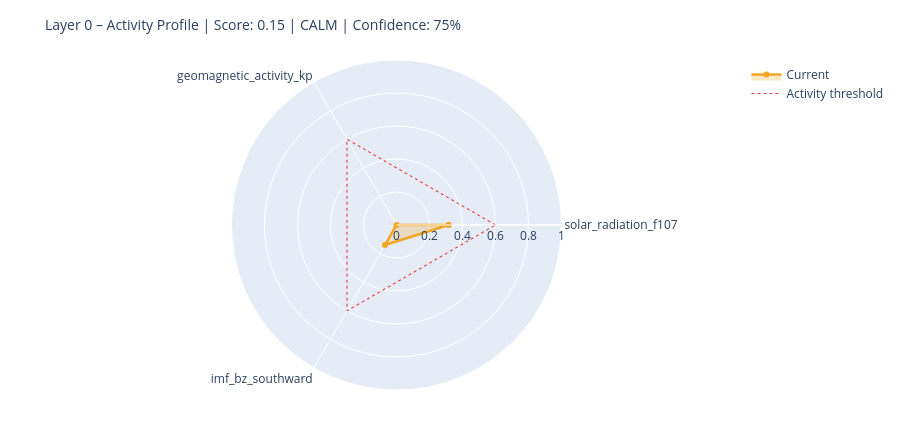

Notebook cell for this chart:
### Markdown cell above
---
## 6. State Assessment & Handoff to Layer 1

### Code cell
# ============================================================
# STEP 1 – Collect raw values with source modes
# Mode: 'primary' | 'fallback_3h' | 'last_valid' | 'missing'
# ============================================================

def safe_last(df, col):
    if df is None or col not in df.columns: return None
    s = df[col].dropna()
    return float(s.iloc[-1]) if not s.empty else None

f107_now = safe_last(df_f107, 'f10.7')
bz_now   = safe_last(df_mag,  'bz_gsm')
kp_now   = safe_last(df_kp,   'kp')
sw_now   = safe_last(df_sw,   'speed')

source_modes = {
    'F10.7':    'primary'  if f107_now is not None else 'missing',
    'Kp':       'primary'  if kp_now   is not None else 'missing',
    'IMF_Bz':   'primary'  if bz_now   is not None else 'missing',
    'SW_speed': 'primary'  if sw_now   is not None else 'missing',
}

# Kp Fallback – 3h endpoint
if kp_now is None:
    try:
        r = requests.get(
            'https://services.swpc.noaa.gov/json/noaa-planetary-k-index.json',
            timeout=10)
        r.raise_for_status()
        fb = pd.DataFrame(r.json())
        tc = next((c for c in fb.columns if 'time' in c.lower()), fb.columns[0])
        kc = next((c for c in fb.columns if 'kp' in c.lower() and c != tc), None)
        if kc:
            fb[kc] = fb[kc].astype(str).str.extract(r'([0-9]+(?:\.[0-9]*)?)')[0]
            fb[kc] = pd.to_numeric(fb[kc], errors='coerce')
            fb = fb[fb[kc] >= 0].dropna(subset=[kc])
            if not fb.empty:
                kp_now = float(fb[kc].iloc[-1])
                source_modes['Kp'] = 'fallback_3h'
                print(f'  Kp fallback (3h): {kp_now:.1f}')
    except Exception as e:
        print(f'  Kp fallback failed: {e}')

# Solar Wind Fallback – last valid value
if sw_now is None and df_sw is not None and 'speed' in df_sw.columns:
    s = df_sw['speed'].dropna()
    if not s.empty:
        sw_now = float(s.iloc[-1])
        source_modes['SW_speed'] = 'last_valid'
        print(f'  SW fallback (last_valid): {sw_now:.0f} km/s')

print()
print('Source modes:', source_modes)

# ============================================================
# STEP 2 – Score from available components only
# ============================================================

def norm(v, lo, hi):
    if v is None: return None
    return max(0.0, min(1.0, (v - lo) / (hi - lo)))

COMPONENTS = {
    'solar_radiation_f107':    (f107_now, norm(f107_now, 60, 250)),
    'geomagnetic_activity_kp': (kp_now,   norm(kp_now,   0,   9)),
    'imf_bz_southward':        (bz_now,   norm(-(bz_now or 0) if bz_now else None, -5, 30)
                                           if bz_now is not None else None),
    'solar_wind_speed':        (sw_now,   norm(sw_now, 300, 800)),
}

available   = {k: v[1] for k, v in COMPONENTS.items() if v[1] is not None}
unavailable = [k for k, v in COMPONENTS.items() if v[1] is None]

layer0_score = round(sum(available.values()) / len(available), 4) if available else None
confidence   = round(len(available) / len(COMPONENTS), 2)

level = ('unknown'  if layer0_score is None
         else 'calm'     if layer0_score < 0.3
         else 'moderate' if layer0_score < 0.6
         else 'active')

# ============================================================
# STEP 3 – Dominant Driver
# ============================================================

def dominant_driver(kp, f107, bz, sw):
    candidates = []
    if kp   is not None and kp   >= 4:   candidates.append(('geomagnetic',    kp / 9))
    if sw   is not None and sw   >= 500:  candidates.append(('solar_wind',     sw / 800))
    if bz   is not None and bz   <= -5:   candidates.append(('imf_southward',  abs(bz) / 30))
    if f107 is not None and f107 >= 150:  candidates.append(('solar_radiation',f107 / 250))
    return max(candidates, key=lambda x: x[1])[0] if candidates else 'none'

driver = dominant_driver(kp_now, f107_now, bz_now, sw_now)

# ============================================================
# STEP 4 – Downstream expectations
# ============================================================

def downstream_expectation(driver, score, kp, bz, f107):
    exp = {
        'magnetosphere':        'calm',
        'ionosphere':           'calm',
        'schumann_resonance':   'unchanged',
        'lithosphere_currents': 'low',
    }
    if driver == 'geomagnetic' or (kp and kp >= 5):
        exp['magnetosphere']        = 'compressed / storm'
        exp['ionosphere']           = 'elevated disturbance (TEC variability)'
        exp['schumann_resonance']   = 'elevated amplitude possible'
        exp['lithosphere_currents'] = 'elevated induction currents'
    elif driver == 'imf_southward' or (bz and bz <= -5):
        exp['magnetosphere']        = 'energy coupling active'
        exp['ionosphere']           = 'elevated electron density possible'
        exp['schumann_resonance']   = 'slight modulation possible'
    elif driver == 'solar_radiation' or (f107 and f107 >= 150):
        exp['ionosphere']           = 'elevated ionization (F-layer)'
        exp['schumann_resonance']   = 'slightly elevated background activity'
    return exp

downstream = downstream_expectation(driver, layer0_score, kp_now, bz_now, f107_now)

# ============================================================
# CONSOLE OUTPUT
# ============================================================

W = 58
print('=' * W)
print('LAYER 0 – STATE ASSESSMENT')
print('=' * W)
for name, (raw_v, score_v) in COMPONENTS.items():
    if score_v is not None:
        bar = '█' * int(score_v * 20) + '░' * (20 - int(score_v * 20))
        print(f'  {name:<35}  {bar}  {score_v:.2f}')
    else:
        print(f'  {name:<35}  {"─" * 20}  n/a')
print('-' * W)
print(f'  Score ({len(available)}/{len(COMPONENTS)} components):  {layer0_score:.3f}')
print(f'  Confidence:         {confidence:.0%}')
print(f'  Level:              {level.upper()}')
print(f'  Dominant Driver:    {driver}')

# Radar chart
cats = list(available.keys())
vals = list(available.values())
if len(cats) >= 3:
    fig = go.Figure()
    fig.add_trace(go.Scatterpolar(
        r=vals + [vals[0]], theta=cats + [cats[0]],
        fill='toself', fillcolor='rgba(242,166,35,0.25)',
        line=dict(color='#F2A623', width=2.5), name='Current'
    ))
    fig.add_trace(go.Scatterpolar(
        r=[0.6] * (len(cats) + 1), theta=cats + [cats[0]],
        line=dict(color='#E24B4A', dash='dot', width=1.2),
        mode='lines', name='Activity threshold'
    ))
    fig.update_layout(
        title=dict(text=f'Layer 0 – Activity Profile | Score: {layer0_score:.2f} | {level.upper()} | Confidence: {confidence:.0%}',
                   font=dict(size=14)),
        polar=dict(radialaxis=dict(visible=True, range=[0, 1])),
        height=430, showlegend=True,
        margin=dict(l=60, r=60, t=60, b=40)
    )
    fig.show()

### Figure 1 — Plotly figure (JSON) as saved in the notebook; plotly's stock layout.template omitted (floating-point values rounded to 4 significant figures)
{"data": [{"fill": "toself", "fillcolor": "rgba(242,166,35,0.25)", "line": {"color": "#F2A623", "width": 2.5}, "name": "Current", "r": [0.3158, 0.0, 0.1403, 0.3158], "theta": ["solar_radiation_f107", "geomagnetic_activity_kp", "imf_bz_southward", "solar_radiation_f107"], "type": "scatterpolar"}, {"line": {"color": "#E24B4A", "dash": "dot", "width": 1.2}, "mode": "lines", "name": "Activity threshold", "r": [0.6, 0.6, 0.6, 0.6], "theta": ["solar_radiation_f107", "geomagnetic_activity_kp", "imf_bz_southward", "solar_radiation_f107"], "type": "scatterpolar"}], "layout": {"height": 430, "margin": {"b": 40, "l": 60, "r": 60, "t": 60}, "polar": {"radialaxis": {"range": [0, 1], "visible": true}}, "showlegend": true, "title": {"font": {"size": 14}, "text": "Layer 0 – Activity Profile | Score: 0.15 | CALM | Confidence: 75%"}}}
